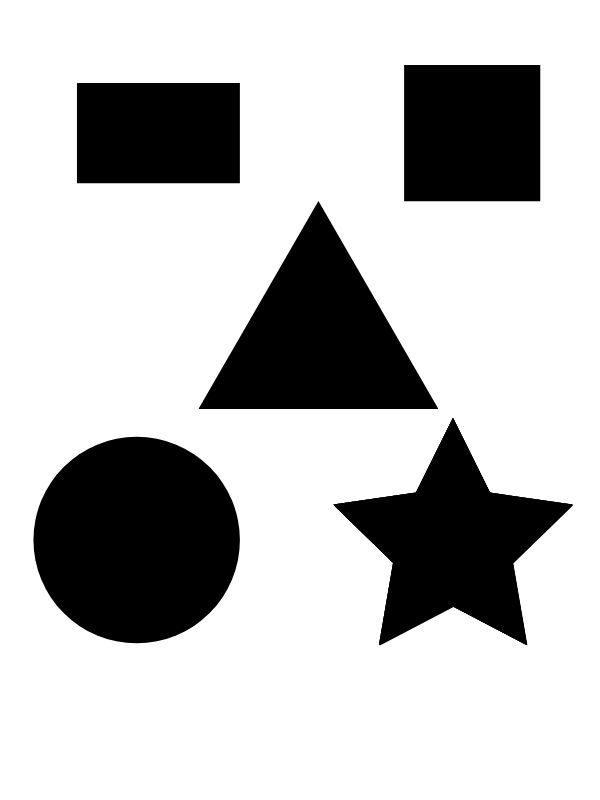
#> input picture Shape.jpg, 600 x 800 px, found by its file name
$ jupyter execute Shape_Identification.ipynb
#> lines starting #> are read from the running program, lines starting #| are printed output that depends on the picture; after the words box and inside, x2 and y2 are one past the last pixel; in counts of white or black regions, pixels touching at a corner belong together
[cell 1]
import cv2
import numpy as np

image=cv2.imread('shape.jpg')
#> image is the input picture: shape (800, 600, 3); min 0, max 255, mean 192.9
gray = cv2.cvtColor(image,cv2.COLOR_BGR2GRAY)

cv2.imshow('Identifying shapes',image)
cv2.waitKey(0)

ret,thresh = cv2.threshold(gray,127,255,1)
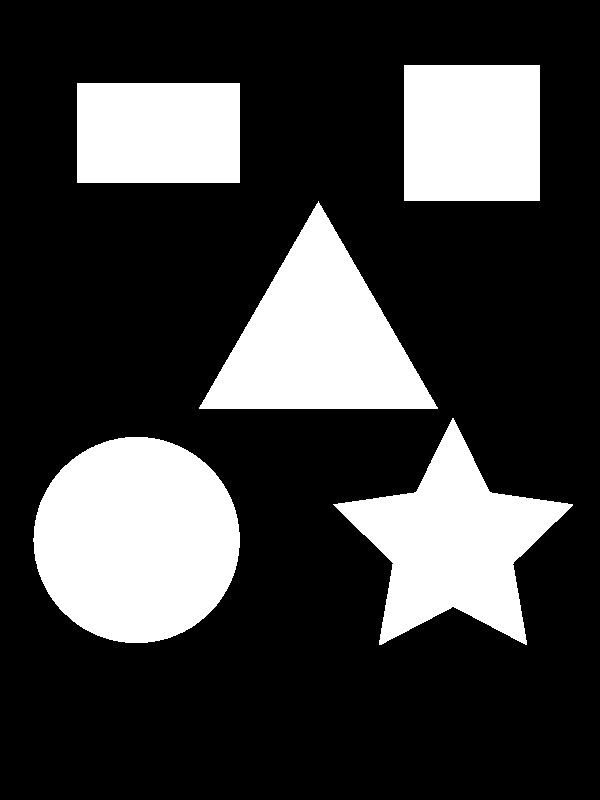
#> thresh: shape (800, 600); 24.3% white; 5 white regions

#Extracting contours
contours,heirarchy = cv2.findContours(thresh.copy(), cv2.RETR_LIST, cv2.CHAIN_APPROX_NONE)
#> contours = 5 contours; box (x1, y1, x2, y2) and area: (33, 437, 240, 643) 33145, (199, 201, 438, 409) 24632, (333, 418, 573, 645) 23264, (404, 65, 540, 201) 18225, (77, 83, 240, 183) 16038

for cnt in contours:
    #approx. polygon

    approx = cv2.approxPolyDP(cnt, 0.01*cv2.arcLength(cnt,True), True)

    if len(approx) == 3:
        shape_name="Triangle"
        cv2.drawContours(image,[cnt],0,(0,255,0),-1)

        M = cv2.moments(cnt)
        cx = int(M['m10']/M['m00'])
        cy = int(M['m01']/M['m00'])
        cv2.putText(image, shape_name, (cx-50,cy), cv2.FONT_HERSHEY_SIMPLEX, 1, (0,0,0), 1)

    elif len(approx) == 4:
        x,y,w,h = cv2.boundingRect(cnt)
        M = cv2.moments(cnt)
        cx = int(M['m10'] / M['m00'])
        cy = int(M['m01'] / M['m00'])

        #checking if it is square or rectangle
        if abs(w-h) <= 3:
            shape_name = "Square"

            cv2.drawContours(image, [cnt], 0, (0,125,255), -1)
            cv2.putText(image, shape_name, (cx-30,cy), cv2.FONT_HERSHEY_SIMPLEX,1, (0,0,0), 1)

        else:
            shape_name = "Rectangle"

            cv2.drawContours(image,[cnt],0, (0,0,255), -1)
            M = cv2.moments(cnt)

            cx = int(M['m10'] / M['m00'])
            cy = int(M['m01'] / M['m00'])
            cv2.putText(image, shape_name, (cx-50,cy),cv2.FONT_HERSHEY_SIMPLEX,1, (0,0,0), 1)

    elif len(approx) == 10:
        shape_name = "Star"
        cv2.drawContours(image, [cnt], 0, (125,255,0), -1)
        M = cv2.moments(cnt)
        cx = int(M['m10'] / M['m00'])
        cy = int(M['m01'] / M['m00'])
        cv2.putText(image, shape_name, (cx-20,cy), cv2.FONT_HERSHEY_SIMPLEX,1,(0,0,0),1)

    elif len(approx) >= 15:
        shape_name = "Circle"
        cv2.drawContours(image, [cnt], 0, (0,255,255), -1)
        M = cv2.moments(cnt)
        cx = int(M['m10'] / M['m00'])
        cy = int(M['m01'] / M['m00'])

        cv2.putText(image, shape_name, (cx-50,cy), cv2.FONT_HERSHEY_SIMPLEX, 1, (0,0,0), 1)
#> this loop made 5 passes
#> (approx, x, y, w, h, shape_name) on passes 4 to 5: ([[77, 83], [77, 182], [239, 182], [239, 83]], 77, 83, 163, 100, 'Rectangle'), ([[404, 65], [404, 200], [539, 200], [539, 65]], 404, 65, 136, 136, 'Square')
#> (approx, shape_name) on pass 3: ([[318, 201], [199, 408], [437, 408]], 'Triangle')
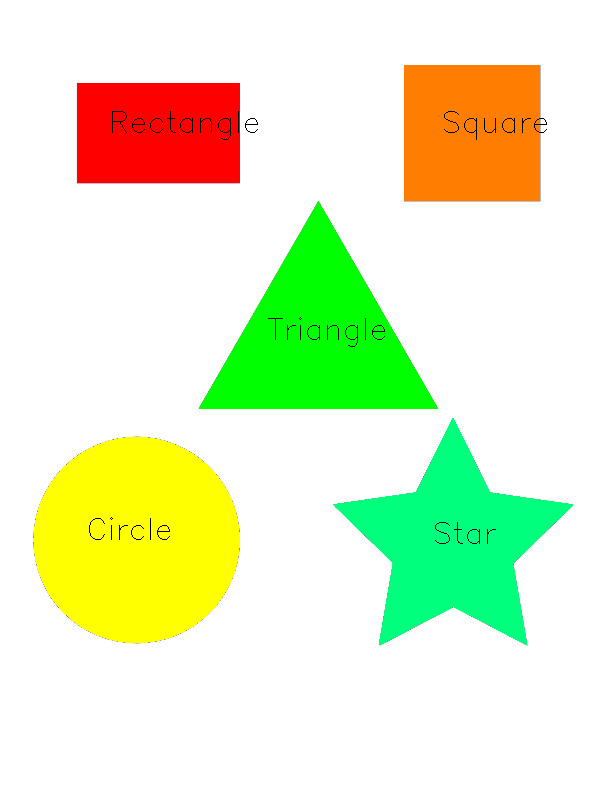
#> image: shape (800, 600, 3); mean B, G, R 198.8, 240.7, 228.5

cv2.imshow('Identifying Shape',image)
cv2.waitKey(0)
cv2.destroyAllWindows()

$ run again, with Circles.jpg copied over Shape.jpg
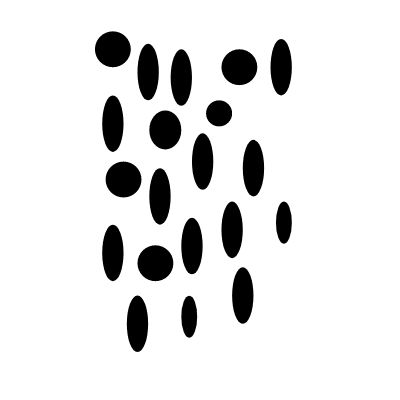
#> input picture Circles.jpg, 400 x 400 px, found by its file name
#> image is the input picture: shape (400, 400, 3); min 0, max 255, mean 226.5
#> `ret,thresh = cv2.threshold(gray,127,255,1)`:
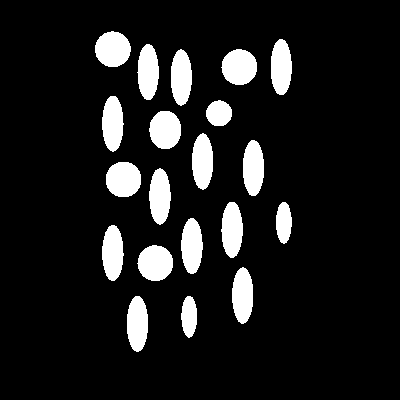
#> thresh: shape (400, 400); 11.2% white; 20 white regions
#> contours = 20 contours; largest, box (x1, y1, x2, y2) and area: (221, 49, 257, 85) 956, (95, 31, 131, 67) 954, (137, 245, 173, 281) 952, (106, 162, 141, 197) 952, (149, 111, 181, 149) 920
#> the loop `for cnt in contours:` made 20 passes
#> after the loop `for cnt in contours:`:
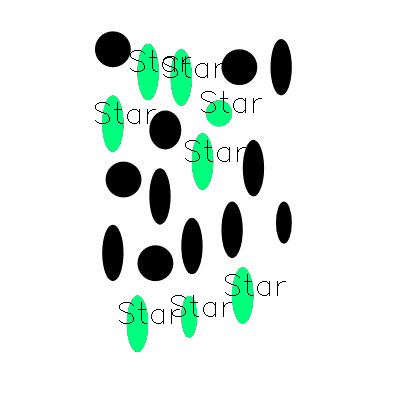
#> image: shape (400, 400, 3); 4.47% of pixels changed, all inside (x1, y1, x2, y2) = (95, 44, 286, 352)
